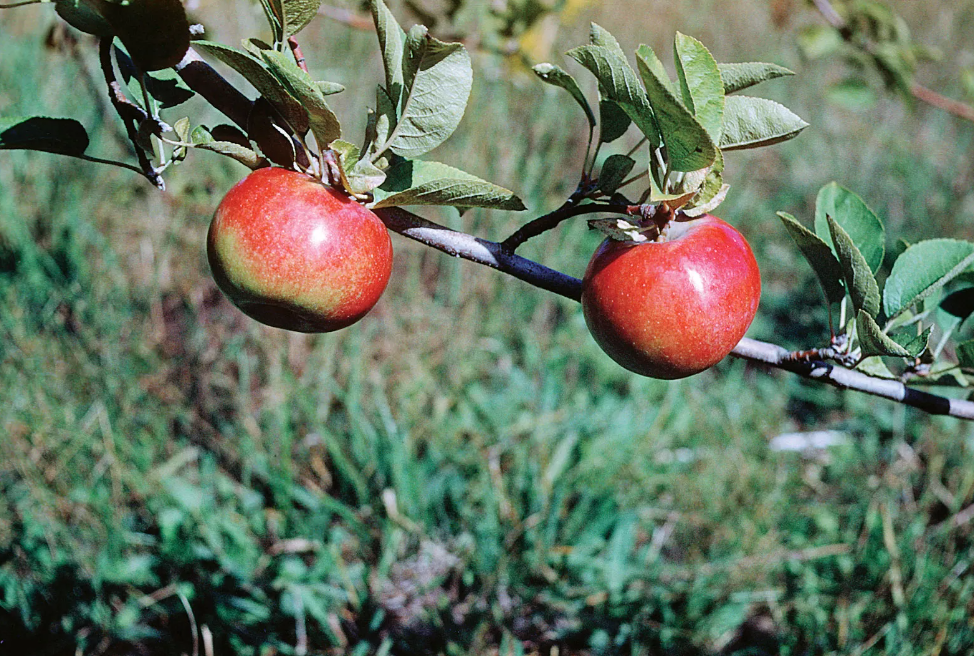
#> input picture BHW1_files/apple.png, 974 x 656 px
$ jupyter execute --allow-errors Fortune_BigHomeWork1.ipynb   (shell and % lines are left out)
#> lines starting #> are read from the running program, lines starting #| are printed output that depends on the picture; long printed decimals are rounded
<a href="https://colab.research.google.com/github/fortune-max/M4-python-refresher-ml/blob/main/Fortune_BigHomeWork1.ipynb" target="_parent"></a>

# Basic operations

## Mount

#### Exercise 1.0:  Mount to gdrive and copy FOLDER data to the current directory

[cell 1]
# write your code here
from google.colab import drive
drive.mount('/content/gdrive', force_remount=True)

[cell 2]
%cd BHW1_files/

#### Exercise 1.1:  Display a list of all hidden files in the current directory

[cell 3]
# write your code here

# explain the result

# This prints all files in the current directory which match the regex pattern supplied to the ls command.
# In this case this is all files starting with a dot.
# The -a argument means that hidden files are also included in the output.
# The results are:
# .notes.txt (a hidden file)

## Alice dataset

#### Exercise 2.1: Read files with Alice quotes to dict: key = filename, value = text

#> (a cell that did not finish here is left out)

#### Exercise 2.2: Modify the code so only non single line citations will be prenet

#> (a cell that did not finish here is left out)

#### Exercise 2.3. Use grep console function select only lines with Alice string present

[cell 6]
# write your code here

## Working with datasets

### Titanic

#### Exercise 3.1 import pandas

[cell 7]
# write your code here
import pandas as pd

#### Exercise 3.2 read dataset with pandas

[cell 8]
# write your code here
titanic_data_frame = pd.read_csv("titanic.csv")
#> (reads BHW1_files/titanic.csv from the repository)
titanic_data_frame

#### Exercise 3.3 get overall infromation from dataset via pandas

[cell 9]
# write your code here (at least 2 methods)
print("Info")
print(titanic_data_frame.info())
print("Describe")
print(titanic_data_frame.describe())
# what are the difference?
# Info gives details about the data frame, such as dimensions, column names, column types, and number of non-null values.
# Describe gives statistical information about the data frame, such as mean, standard deviation, min, max, and quartiles.

#### Exercise 3.4: Extract last digit from PassengerId and put it to PassengerIdChunk variable

[cell 10]
# write your code here
titanic_data_frame['PassengerIdChunk'] = titanic_data_frame['PassengerId'] % 10

#### Exercise 3.5: Extract last digit from index and put it to IndexChunk variable

[cell 11]
# write your code here
titanic_data_frame["IndexChunk"] = titanic_data_frame.index % 10

#### Exercise 3.6: For all passengers with IndexChunk == 6 add string with Age to passsenger name

[cell 12]
# write your code here
passengers_with_idx_6 = titanic_data_frame["IndexChunk"] == 6
titanic_data_frame.loc[passengers_with_idx_6, "Name"] += ' ' + titanic_data_frame["Age"].astype(str)
print(titanic_data_frame[passengers_with_idx_6]["Name"])

[cell 13]
print(titanic_data_frame["Name"].head(20))

#### Exercise 3.7:  Agregate passengers on PassegnerIdChunk, compute string join of all ticket names for given chunk

[cell 14]
# write your code here
titanic_data_frame.groupby("PassengerIdChunk").apply(lambda grp: "; ".join(grp["Name"]))

### University data

#### Exercise 3.8: Download and load university.data dataset
- link: https://archive.ics.uci.edu/ml/machine-learning-databases/university/university.data

#> (a cell that did not finish here is left out)

#### Exercise 3.9: Extract parent objects from the dataset

[cell 16]
# write your code here
last_object = None
def get_last_object(x):
  global last_object
  if not x.endswith(")"):
    last_object = x
  return last_object

#> (the rest of this cell did not finish here and is left out)

#### Exercise 3.10: Extract lisp data from it

it should look like this:

[cell 17]
# write your code here
def getA(x):
  return x.strip().split(" ")[0].replace('(', '').lower()

def getB(x):
  return " ".join(x.strip().split(' ')[1:]).replace(')', '')

#> (the rest of this cell did not finish here and is left out)

#### Exercise 3.11: Extract subdatasets for the universities

[cell 18]
# write your code here
subdatasets = {}
#> (the rest of this cell did not finish here and is left out)

[cell 19]
print(subdatasets.keys())
print(len(subdatasets))
#> (the rest of this cell did not finish here and is left out)

#### Exercise 3.12*: Merge dataset for all universities

#> (a cell that did not finish here is left out)

## Pokemon

#### Read pokemon_m dataset

[cell 21]
pokemon_df = pd.read_csv("Pokemon_m.csv")
#> (reads Pokemon_m.csv from the repository)

#### Exercise 3.13: Visualize pairwise distributions for all pairs of numeric parameters

[cell 22]
# write your code here
import seaborn as sns
plot = sns.pairplot(pokemon_df[['HP', 'Attack', 'Defense', 'Sp_Atk', 'Sp_Def', 'Speed']])

#### Exercise 3.14: Output results of visualization to .png

[cell 23]
# write your code here
plot.savefig("pokemon_pairplot.png")

#### Exercise 3.15: For all pairs of features compute histograms, distributions and pairwise scatter, output it to set of files with names of pairs of column names

[cell 24]
features = ['HP', 'Attack', 'Defense', 'Sp_Atk', 'Sp_Def', 'Speed']

for i, feature_1 in enumerate(features):
  for feature_2 in features[i+1:]:
    print(feature_1, feature_2)
    # Scatter plot
    plot = sns.scatterplot(data=pokemon_df, x=feature_1, y=feature_2)
    plot.figure.savefig(f"plots/pokemon_scatter_{feature_1}_{feature_2}.png")
    plot.figure.clf()
    # Histogram
    plot = sns.displot(data=pokemon_df[[feature_1, feature_2]])
    plot.figure.savefig(f"plots/pokemon_hist_{feature_1}_{feature_2}.png")
    plot.figure.clf()
    # Distribution plot
    plot = sns.kdeplot(data=pokemon_df, x=feature_1, label=feature_1)
    sns.kdeplot(data=pokemon_df, x=feature_2, ax=plot, label=feature_2)
    plot.legend()
    plot.figure.savefig(f"plots/pokemon_density_{feature_1}_{feature_2}.png")
    plot.figure.clf()
#> this loop made 6 passes
#> pass 1, `plot.figure.savefig(f"plots/pokemon_scatter_{feature_1}_{feature_2}.pn..`:
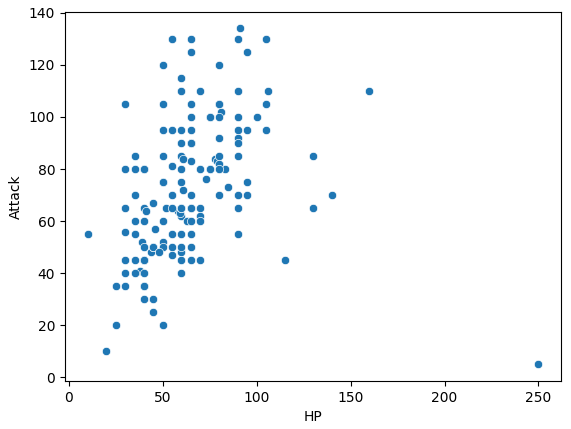
#> figure drawn by matplotlib, 1 panel
#> pass 1, `plot.figure.savefig(f"plots/pokemon_hist_{feature_1}_{feature_2}.png")`:
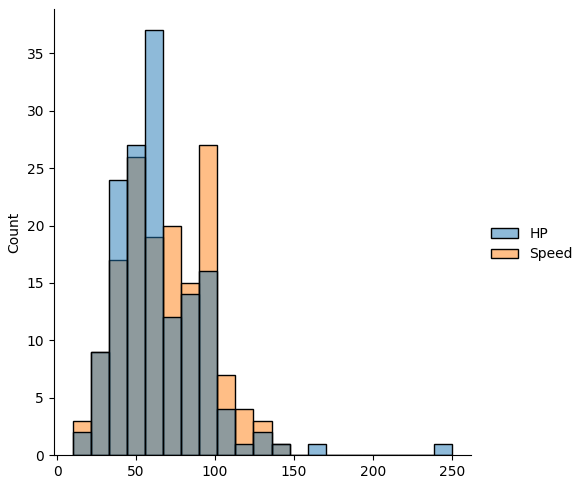
#> figure drawn by matplotlib, 1 panel; tallest bar 27 high, from x = 90 to 101.4; tallest bar 37 high, from x = 55.71 to 67.14
#> pass 1, `plot.figure.savefig(f"plots/pokemon_density_{feature_1}_{feature_2}.pn..`:
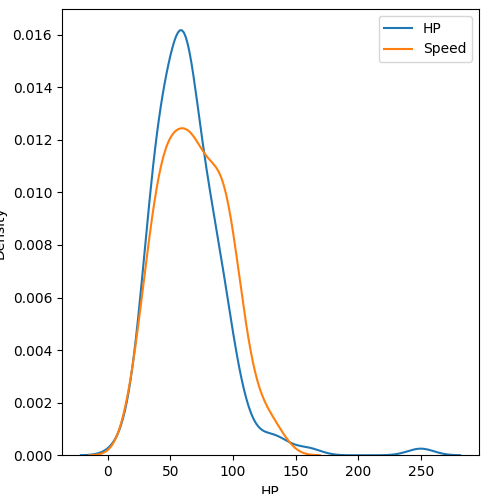
#> figure drawn by matplotlib, 1 panel; curve peaks at x = 59.22, y = 0.0162; curve peaks at x = 59.49, y = 0.0124
#> pass 2, `plot.figure.savefig(f"plots/pokemon_hist_{feature_1}_{feature_2}.png")`:
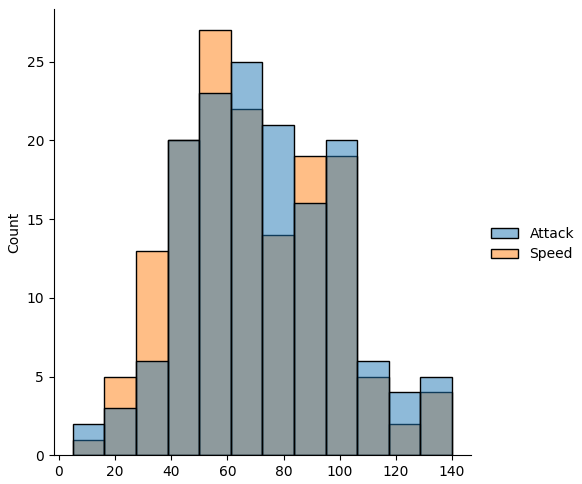
#> figure drawn by matplotlib, 1 panel; tallest bar 27 high, from x = 50 to 61.25; tallest bar 25 high, from x = 61.25 to 72.5

#### Excercise 3.16: Draw  two subplots for Attack and Sp_Def in matplotlib and sns

[cell 25]
# write your code here
import matplotlib.pyplot as plt
fig, axes = plt.subplots(1, 2, figsize=(10, 5))
sns.kdeplot(ax=axes[0], data=pokemon_df, x='Attack')
sns.kdeplot(ax=axes[1], data=pokemon_df, x='Sp_Def')
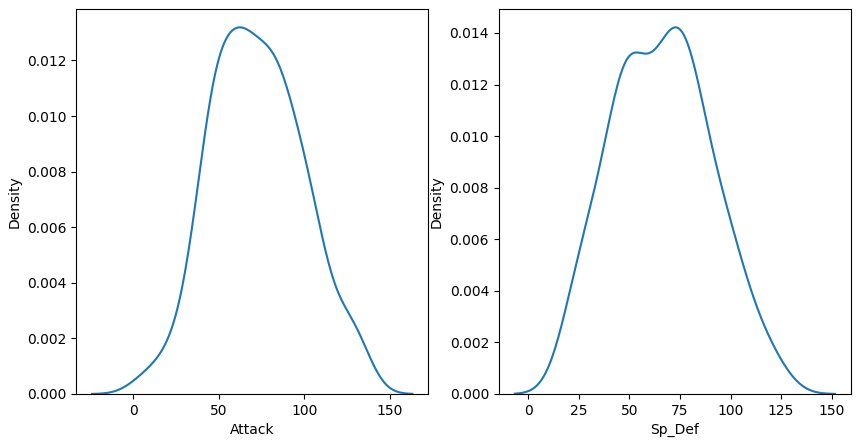
#> figure drawn by matplotlib, 2 panels; panel 1: curve peaks at x = 62.43, y = 0.0132; panel 2: curve peaks at x = 72.9, y = 0.0142

[cell 26]
# write your code here
import matplotlib.pyplot as plt

fig, axes = plt.subplots(1, 2, figsize=(10, 5))
pokemon_df['Attack'].plot(kind='density', ax=axes[0])
pokemon_df['Sp_Def'].plot(kind='density', ax=axes[1])

plt.show()
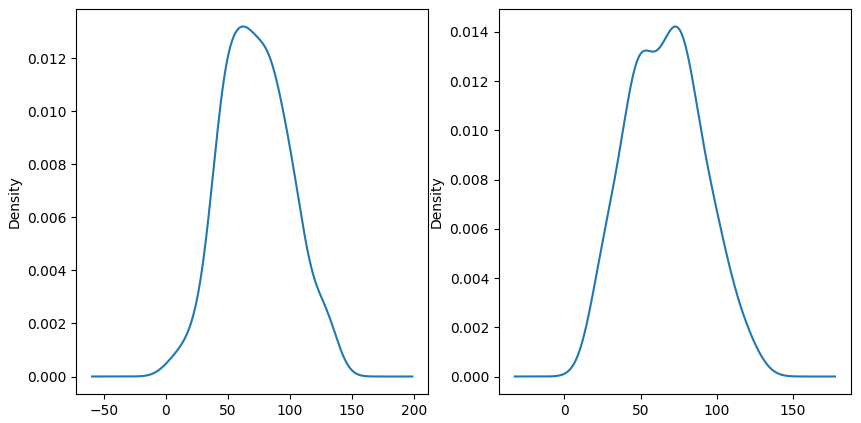
#> figure drawn by matplotlib, 2 panels; panel 1: curve peaks at x = 62.4, y = 0.0132; panel 2: curve peaks at x = 72.82, y = 0.0142

#### Excercise 3.17*: Draw two subplots with customized size of plots, shared "y" axes and grid for Attack and Sp_Def in matplotlib and sns. Write down all names: axes, title, legend. For every Type_2 use a unique color.

[cell 27]
# write your code here

fig, axes = plt.subplots(1, 2, figsize=(10, 5), sharey=True)

sns.kdeplot(data=pokemon_df, x='Attack', hue='Type_2', ax=axes[0], palette='viridis')
axes[0].set_title('Attack')
axes[0].grid(True)

sns.kdeplot(data=pokemon_df, x='Sp_Def', hue='Type_2', ax=axes[1], palette='viridis')
axes[1].set_title('Sp_Def')
axes[1].grid(True)

handles, labels = axes[0].get_legend_handles_labels()
fig.legend(handles, labels, loc='upper right')

plt.show()
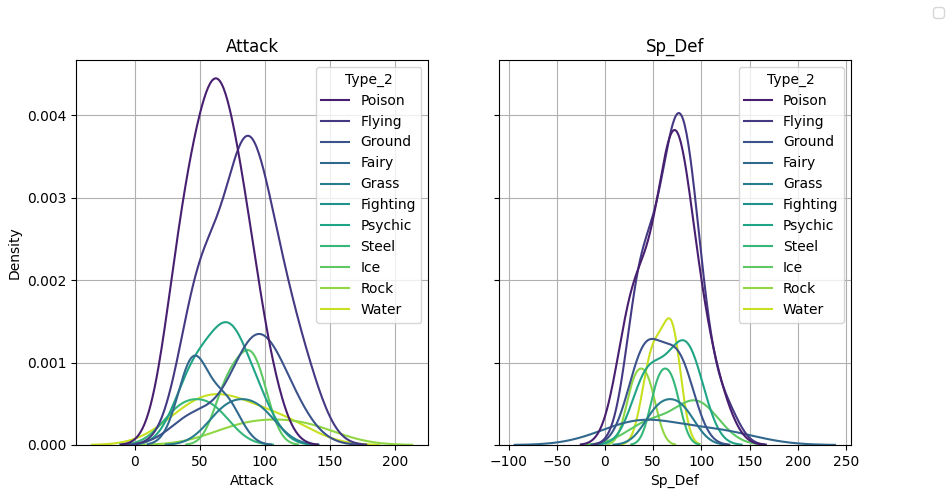
#> figure drawn by matplotlib, 2 panels; panel 1: curve peaks at x = 63.65, y = 0.000617; panel 1: curve peaks at x = 107, y = 0.000309; panel 1: curve peaks at x = 86.59, y = 0.00115

## Iris

#### Exercise 3.18: Import iris datasets from sklearn

[cell 28]
# write your code here
from sklearn.datasets import load_iris
iris = load_iris()

#### Exersice 3.19:
- get data and target
- check types
- concatenate iris data and target
- print target names and description of the dataset

[cell 29]
# write your code here
iris_df = pd.DataFrame(data=iris.data, columns=iris.feature_names)
iris_df['Target'] = iris.target
print(iris_df.dtypes)
print(iris.target_names)
print(iris_df.describe())

#### Exersice 3.20: Create a DataFrame and name colums how they are named in the dataset

[cell 30]
# write your code here
# Already done above
another_iris_df = pd.DataFrame(data=iris.data, columns=iris.feature_names)

#### Exersice 3.21:  Do classification using linear regression
- split data to train/test
- create Pipeline
- do prediction
- compare with answers

[cell 31]
# write your code here
from sklearn.linear_model import LinearRegression
from sklearn.model_selection import train_test_split
from sklearn.pipeline import Pipeline
from sklearn import preprocessing

train, test = train_test_split(iris_df, test_size=0.2, random_state=42)
print(train.shape, test.shape, iris_df.shape)
my_pipeline = Pipeline(
    [('scaler', preprocessing.StandardScaler()),
    ('classifier', LinearRegression())]
)
my_pipeline.fit(train[iris.feature_names], train['Target'])
print(my_pipeline.score(test[iris.feature_names], test['Target']))

[cell 32]
from matplotlib import pyplot as plt
# Plot the coefficients to see which features impact the prediction the most
plt.figure(figsize=(10, 6))
plt.plot(iris.feature_names, my_pipeline['classifier'].coef_)
plt.grid()

#### Exersice 3.22*:  Do classification using KNN
- split data to train/test
- create Pipeline
- do prediction (find what you can classify in the dataset)
- use [metrics](https://scikit-learn.org/stable/modules/model_evaluation.html) to check your result
- try to make a better prediction

[cell 33]
# write your code here

## Jupyter magic commands

#### Execrcise 4.1: Measure time requered for the following operaton

[cell 34]

dir_array = []
#> (the rest of this cell did not finish here and is left out)

#### Execrcise 4.2: Measure average time requered for the following operaton

[cell 35]

dir_array = []
#> (the rest of this cell did not finish here and is left out)

#### Exercise 4.3: Extract array of system pathes from environment variable PATH

#> (a cell that did not finish here is left out)

#### Exercise 4.4: Put your canvas login to environment variable MY_CANVAS_ID

[cell 37]
# write your code here

#### Exercise 4.5: Create file imports.py with writefile

#### Exercise 4.6: Apend a line to file imports.py

#### Exercise 4.7: Load saved file imports.py to notebook cell

[cell 38]
# %load imports.py

import os
import pandas as pd
import numpy as np
import sklearn

#### Exercise 4.8: Run saved file imports.py without loading it

#### Exercise 4.9*: What is the difference between load and run magic command?

[cell 39]
# write your explanation here
# load reads a file's contents and ouputs it into the cell without running it
# meanwhile run executes the file within the context of the notebook

## HTML and JavaScript

#### Exercise 5.1: Modify following HTML execution by adding html table

#### Exercise 5.2: Add several iframes to the following HTML code

## Markdowns

#### Exercise 6.1: Add image through markdown syntax

#### Exercise 6.2: Add table 2x3 through markdown syntax

| Pokemon  | Owner    | Legenedary |
|----------|----------|------------|
| Gyarados | None     | No         |
| Pikachu  | Ash      | No         |

#### Exercise 6.3: Write a mean() formula usying TeX

The formula for the mean is:

$$ \bar{X} = \frac{1}{n} \sum_{i=1}^{n} x_i $$

where:
- $\bar{X}$ is the sample mean,
- $n$ is the size of the sample, and
- $x_i$ are the sample observations.

## Debugging

#### Exercise 7.1 switch debug mode on

[cell 40]
# write your code here

d -- go down 1 level

u -- go up 1 level

l 17,23 -- list lines 17,23 of current file

#### Exercise 7.2 debug the following code and write listing to the following cell

[cell 41]
cumulative_array = []

def process_i(i):
    j = i*i
    assert i<50
    return j

#> (the rest of this cell did not finish here and is left out)

[cell 42]
#write output here
cumulative_array = []

def process_i(i):
    j = i*i
    assert i<50
    return j

for i in range(7):
    cumulative_array.append(process_i(i))

## Working with images

#### Exercise 8.1: Open an apple.png picture and show it

[cell 43]
# write your code here
from PIL import Image

apple = Image.open("apple.png")
#> apple is the input picture: PIL image 974x656 RGBA; mean R, G, B, A 101.9, 116.4, 97, 255
apple

#### Exercise 8.2* Draw the segmentation map for apple

[cell 44]
# i think i half attempted this in next task (see below)

#### Exercise 8.3*: Create a simple detector of apple image seminar using numpy, that outputs most probable coordinates of apple on the image. Try using only native to numpy methods.

[cell 45]
# write your code here
def dist(a, b):
    return np.sqrt(np.sum((a-b)**2))

width = height = 200
step_x = step_y = 30
red_fraction_threshold = 0.4

answers = []
apple_array = np.array(apple)

for i in range(0, apple_array.shape[0] - width, step_x):
    for j in range(0, apple_array.shape[1] - height, step_y):
        section = apple_array[i:i+width, j:j+height]
        section_center = np.array([i+width/2, j+height/2])
        total_red = np.sum(section[:, :, 0])
        total_green = np.sum(section[:, :, 1])
        total_blue = np.sum(section[:, :, 2])
        total_color = total_red + total_green + total_blue
        score = total_red / (total_color + 1) # +1 to avoid division by zero in case of black
        if score < red_fraction_threshold:
            continue
        for ans in answers:
            if dist(section_center, ans["curr_center"]) < min(width, height):
                if score > ans["curr_score"]:
                    ans["curr_score"] = score
                    ans["curr_i"] = i
                    ans["curr_j"] = j
                    ans["curr_center"] = section_center
                break
        else:
            answers.append({
                "curr_score": score,
                "curr_i": i,
                "curr_j": j,
                "curr_center": section_center
            })
#> after the loop, ans = {'curr_score': 0.437, 'curr_i': 180, 'curr_j': 570, 'curr_center': [280, 670]}; answers = 2 items

print(answers)
#| [{'curr_score': 0.4351, 'curr_i': 120, 'curr_j': 210, 'curr_center': array([220., 310.])}, {'curr_score': 0.4373, 'curr_i': 180, 'curr_j': 570, 'curr_center': array([280., 670.])}]

# Sections
for ans in answers:
    display(
        Image.fromarray(apple_array[ans["curr_i"]:ans["curr_i"]+width, ans["curr_j"]:ans["curr_j"]+height])
    )
#> this loop made 2 passes
#> pass 1, `display( Image.fromarray(apple_array[ans["curr_i"]:ans["curr_i"]+width..`:
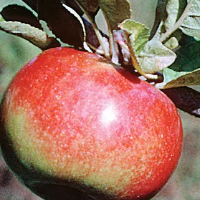
#> shown: PIL image 200x200 RGBA; mean R, G, B, A 158.4, 110.6, 95.1, 255
#> pass 2, `display( Image.fromarray(apple_array[ans["curr_i"]:ans["curr_i"]+width..`:
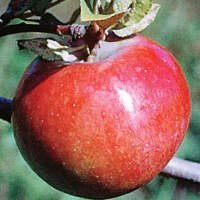
#> shown: PIL image 200x200 RGBA; mean R, G, B, A 148.3, 100, 90.7, 255

# Sections with rectangles
import matplotlib.patches as patches

fig,ax = plt.subplots(1)
ax.imshow(apple_array)
for ans in answers:
    rect = patches.Rectangle((ans["curr_j"], ans["curr_i"]), width, height, linewidth=1,edgecolor='r',facecolor='none')
    ax.add_patch(rect)
plt.show()
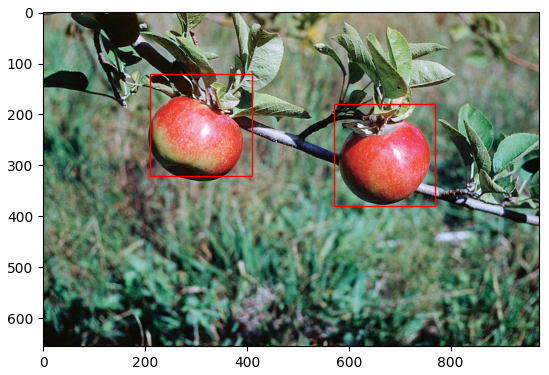
#> figure drawn by matplotlib, 1 panel
